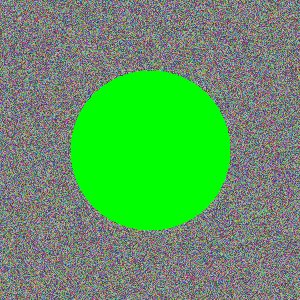
#> input picture project/samples/02_cluttered.png, 300 x 300 px
$ python -i threshold.py   (imports and definitions only)
#> lines starting #> are read from the running program, lines starting #| are printed output that depends on the picture; after the words box and inside, x2 and y2 are one past the last pixel; in counts of white or black regions, pixels touching at a corner belong together
#> further down, picture is the input picture: shape (300, 300, 3); mean B, G, R 96.8, 153.7, 96.7
"""
Thresholding module: grayscale conversion, Gaussian blur, and binary thresholding.
"""
import cv2
import numpy as np


def convert_to_grayscale(image: np.ndarray) -> np.ndarray:
    """
    Convert input image (BGR or BGRA) to grayscale.

    Args:
        image: Input image as uint8 array, shape (H, W, 3) or (H, W, 4)

    Returns:
        Grayscale image as uint8 array, shape (H, W)

    Raises:
        ValueError: If image has unsupported number of channels
    """
    validate_image(image)
    if image.shape[2] == 3:
        return cv2.cvtColor(image, cv2.COLOR_BGR2GRAY)
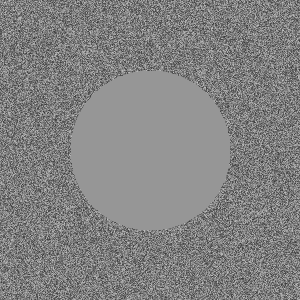
#> returned value: shape (300, 300); min 51, max 197, mean 130.3
    elif image.shape[2] == 4:
        return cv2.cvtColor(image, cv2.COLOR_BGRA2GRAY)
    else:
        raise ValueError(f"Unsupported number of channels: {image.shape[2]}")


def apply_gaussian_blur(gray: np.ndarray, ksize: int = 5, sigma: float = 0.0) -> np.ndarray:
    """
    Apply Gaussian blur to grayscale image.

    Args:
        gray: Grayscale image, shape (H, W), uint8
        ksize: Kernel size (must be odd, >= 3)
        sigma: Gaussian standard deviation (0 = auto from ksize)

    Returns:
        Blurred grayscale image, shape (H, W), uint8
    """
#> called with ksize = 5, sigma = 0
    if ksize % 2 == 0 or ksize < 3:
        raise ValueError("ksize must be odd and >= 3")
    return cv2.GaussianBlur(gray, (ksize, ksize), sigma)
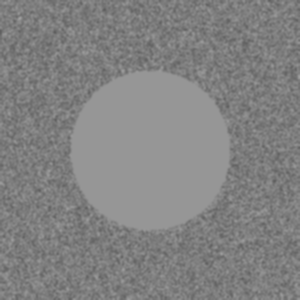
#> returned value: shape (300, 300); min 94, max 159, mean 130.3


def compute_threshold_mask(
    gray: np.ndarray,
    method: str = "otsu",
    adaptive_block_size: int = 11,
    adaptive_c: int = 2
) -> np.ndarray:
    """
    Compute binary mask using thresholding.

    Args:
        gray: Grayscale image, shape (H, W), uint8
        method: "otsu" | "adaptive_mean" | "adaptive_gaussian"
        adaptive_block_size: Block size for adaptive threshold (odd, >= 3)
        adaptive_c: Constant subtracted from mean/weighted mean

    Returns:
        Binary mask as uint8 array, shape (H, W), values {0, 255}

    Raises:
        ValueError: If method is unknown
    """
#> called with method = 'otsu', adaptive_block_size = 11, adaptive_c = 2
    if method == "otsu":
        _, mask = cv2.threshold(gray, 0, 255, cv2.THRESH_BINARY + cv2.THRESH_OTSU)
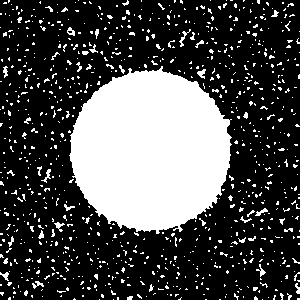
#> mask: shape (300, 300); 29% white; 902 white regions (862 under 20 px), largest, box (x1, y1, x2, y2) and area: (69, 66, 232, 234) 20411, (179, 29, 191, 47) 53, (197, 69, 206, 79) 48
        return mask
    elif method == "adaptive_mean":
        if adaptive_block_size % 2 == 0 or adaptive_block_size < 3:
            raise ValueError("adaptive_block_size must be odd and >= 3")
        return cv2.adaptiveThreshold(
            gray, 255, cv2.ADAPTIVE_THRESH_MEAN_C, cv2.THRESH_BINARY,
            adaptive_block_size, adaptive_c
        )
    elif method == "adaptive_gaussian":
        if adaptive_block_size % 2 == 0 or adaptive_block_size < 3:
            raise ValueError("adaptive_block_size must be odd and >= 3")
        return cv2.adaptiveThreshold(
            gray, 255, cv2.ADAPTIVE_THRESH_GAUSSIAN_C, cv2.THRESH_BINARY,
            adaptive_block_size, adaptive_c
        )
    else:
        raise ValueError(f"Unknown threshold method: {method}")


def threshold_pipeline(
    image: np.ndarray,
    method: str = "otsu",
    blur_ksize: int = 5,
    adaptive_block_size: int = 11,
    adaptive_c: int = 2
) -> np.ndarray:
    """
    Complete thresholding pipeline: grayscale -> blur -> threshold.

    Args:
        image: Input BGR/BGRA image, uint8
        method: Thresholding method
        blur_ksize: Gaussian kernel size
        adaptive_block_size, adaptive_c: Adaptive threshold params

    Returns:
        Binary mask (0=background, 255=foreground), shape (H, W), uint8
    """
    gray = convert_to_grayscale(image)
    blurred = apply_gaussian_blur(gray, ksize=blur_ksize)
    mask = compute_threshold_mask(
        blurred, method=method,
        adaptive_block_size=adaptive_block_size,
        adaptive_c=adaptive_c
    )
    return mask


def validate_image(image: np.ndarray) -> tuple:
    """Validate image format and return (H, W, C)."""
    if not isinstance(image, np.ndarray):
        raise ValueError("Image must be a numpy array")
    if image.dtype != np.uint8:
        raise ValueError(f"Image must be uint8, got {image.dtype}")
    if image.ndim != 3:
        raise ValueError(f"Image must be 3D (H, W, C), got {image.ndim}D")
    if image.shape[2] not in (3, 4):
        raise ValueError(f"Image must have 3 or 4 channels, got {image.shape[2]}")
    return image.shape

>>> import cv2
>>> picture = cv2.imread('../samples/02_cluttered.png')
>>> result = threshold_pipeline(picture)
